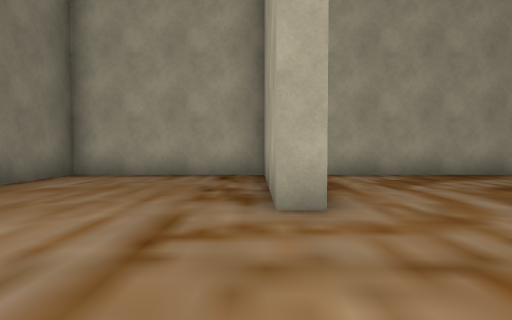
View 1 (above)

19 first-person views from a walk through a 3-D level made in the Unity game engine. The camera is 1.2 m above the floor, tilts 2° down and sees 80° across. The floor is counted in squares, 2 m on a side. Each view is taken from the middle of a square. On the plan, view 1 faces up. The plan holds only what a view shows up to about 9 squares ahead; the rest is blank. The place goes on beyond the plan. Some surface patterns are stand-ins.

View 2
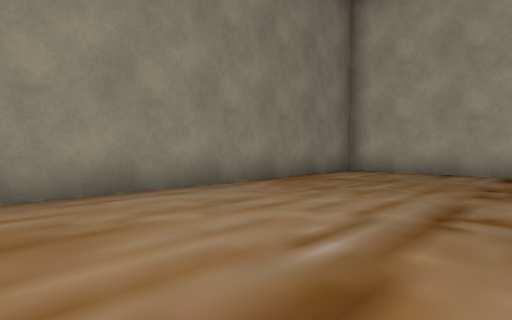

View 3
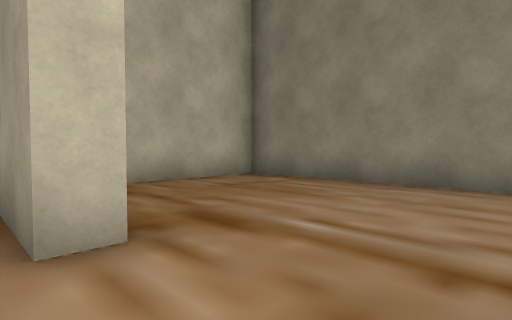

View 4
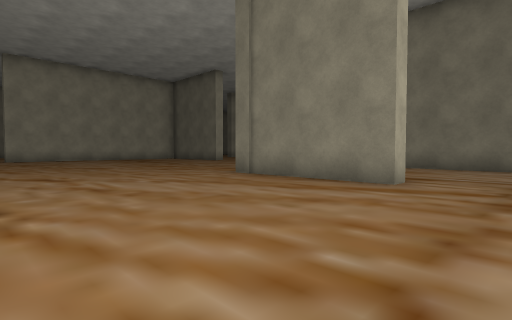

View 5
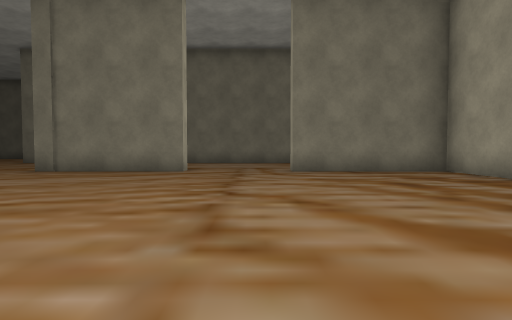

View 6
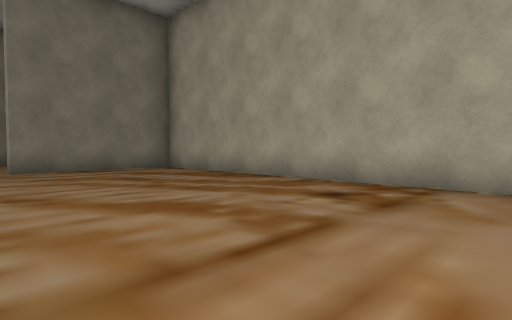

View 7
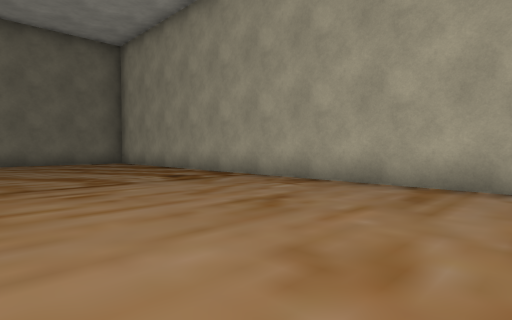

View 8
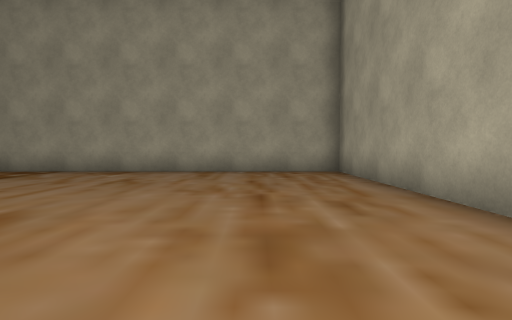

View 9
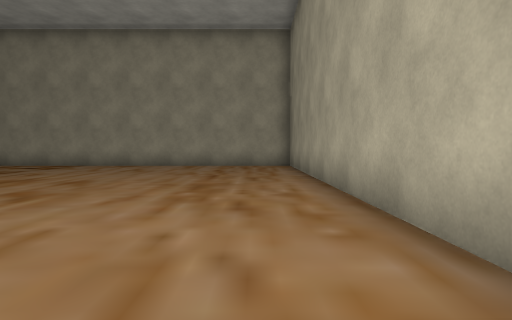

View 10
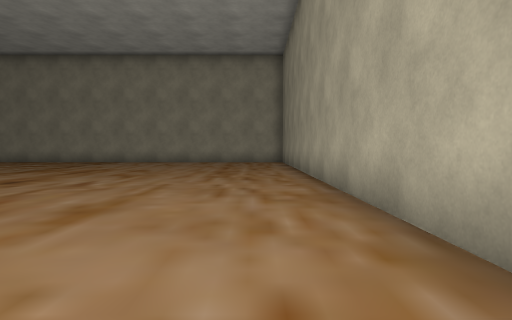

View 11
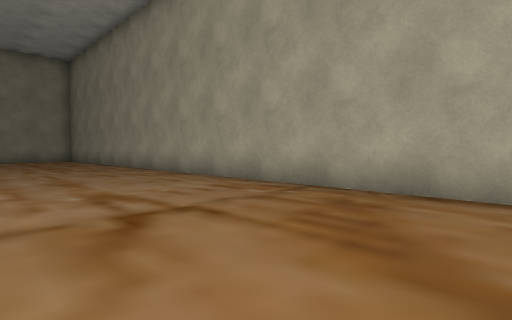

View 12
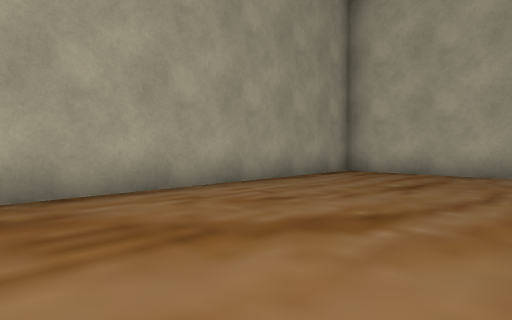

View 13
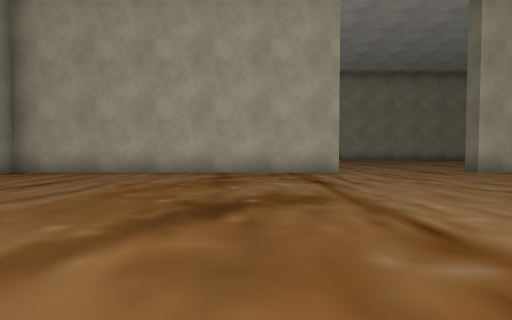

View 14
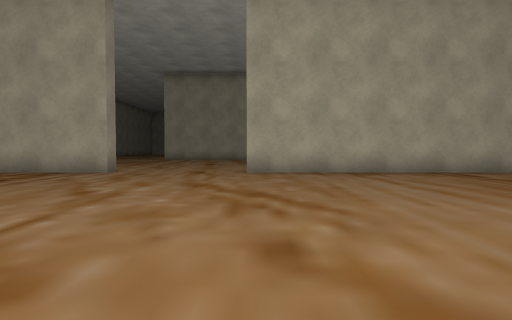

View 15
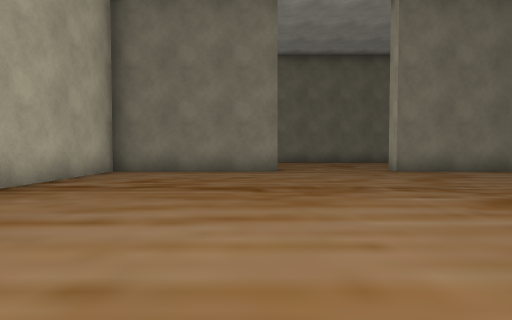

View 16
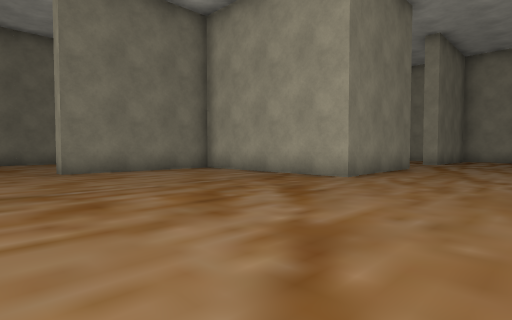

View 17
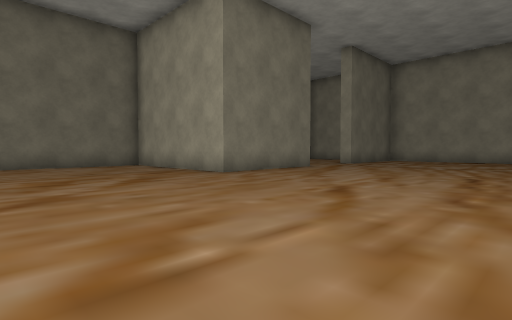

View 18
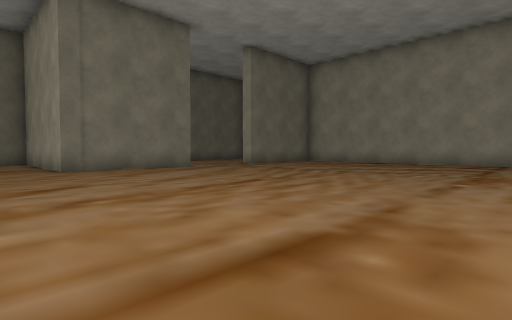

View 19
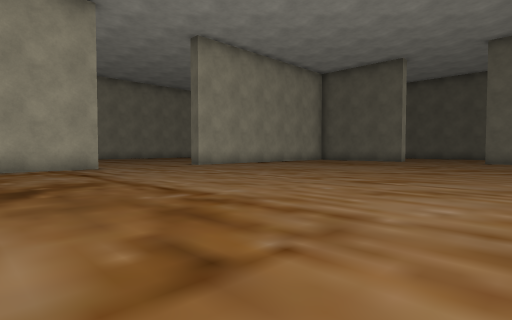

### Floor plan
Points are (right, up) in squares from view 1. A wall is a line through its corners. A room is listed if a view was taken in it or the views show most of it. See-through windows are left out.
Room 1 (views 1, 2)
walls: (0.7, 3) (0.2, 3) (0.2, 6.8); (0.1, 0) (0.7, 0); (0.2, 7.2) (-4.3, 7.2) (-4.3, -3.5) (-1.1, -3.5)
ways out: opening at (1, 1.5) to room 2
Room 2 (views 3, 4, 5, 6, 7, 8, 9, 10, 11, 12, 13, 14, 15, 16, 17, 18, 19)
walls: (0.7, 0) (0.7, -4) (-2.8, -4); (7.8, -15.9) (16.2, -15.9) (16.2, 7.2) (0.7, 7.2) (0.7, 3); (-4.3, -5) (-4.3, -8.2); (-4.3, -11.4) (-4.3, -15.9) (4.2, -15.9)
ways out: opening at (1, 1.5) to room 1; opening at (-5, -10); opening at (6, -16)

Positions as (right, up) in squares from view 1, and headings:
1: (0, 0), facing up
2: (0, -1), facing up-left
3: (1, 2), facing down-left
4: (6, 2), facing down-left
5: (9, 2), facing left
6: (10, 2), facing up-left
7: (14, 2), facing up-left
8: (14, -1), facing up
9: (15, -4), facing up
10: (15, -7), facing up
11: (12, -10), facing up-right
12: (12, -8), facing down-right
13: (10, -8), facing down
14: (4, -8), facing down
15: (4, -12), facing left
16: (4, -10), facing up-left
17: (7, -9), facing up-left
18: (10, -6), facing up-left
19: (11, -6), facing down-left
